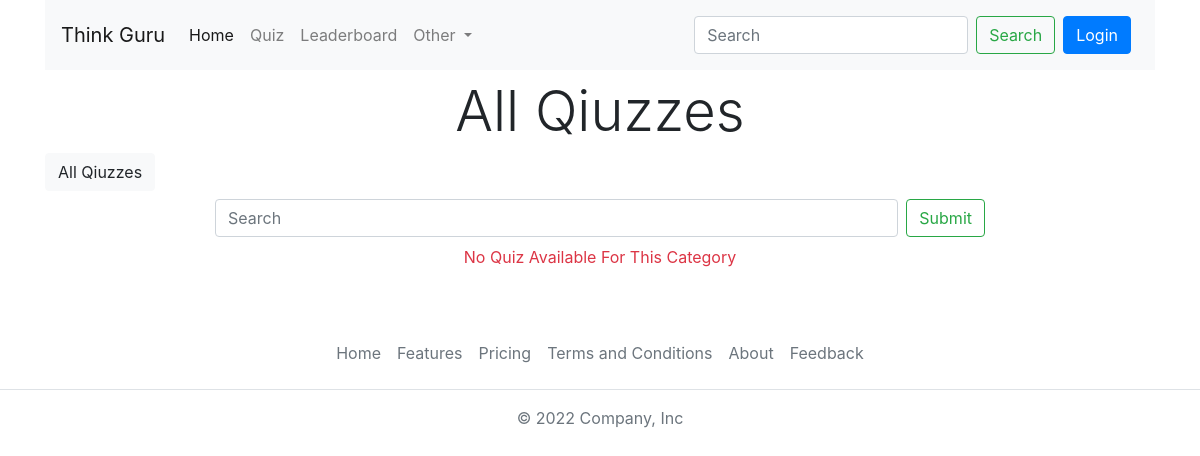
/search-quiz/Coding, run on an earlier commit of the app's database.
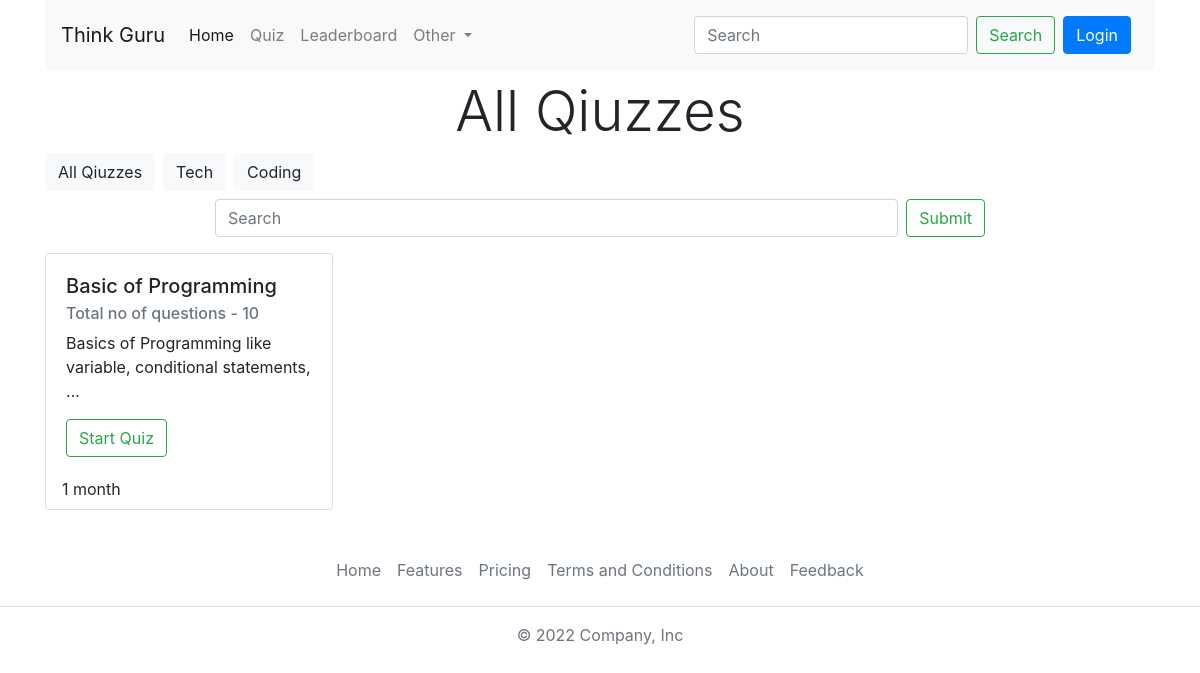
And on a later commit of the database.
### quiz/models.py (models this page shows, shortened)
class Category(models.Model):
  name = models.CharField(max_length=15)
  class Meta:
    verbose_name_plural = 'Categories'

class Quiz(models.Model):
  title = models.CharField(max_length=255)
  description = models.TextField()
  category = models.ForeignKey(Category,on_delete=models.CASCADE)
  quizfile = models.FileField(upload_to='quiz/')
  created_at = models.DateTimeField(auto_now_add=True)
  updated_at = models.DateTimeField(auto_now=True)
  class Meta:
    verbose_name_plural = 'Quizzes'

### quiz/views.py (the view)
# urls.py: path('search-quiz/<str:category>',search_quiz,name="searchQuiz"),
def search_quiz(request, category):
    user_model = User.objects.get(username=request.user.username)
    profile_model = Profile.objects.get(user=user_model)
    if category != "":
        quizzes = Quiz.objects.filter(category__name=category)
        print(category)
    elif request.method == "GET" and 'q' in request.GET:
        q = request.GET.get('q')
        print("get")
        quizzes = Quiz.objects.filter(Q(title__icontains=q) | Q(description__icontains=q)).distinct()
        print(quizzes)
    else:
        quizzes = Quiz.objects.order_by("-created_at")
    quizCategory = Category.objects.all()
    context = {'login_user': user_model, 'login_profile': profile_model, 'quizzes': quizzes, 'categories': quizCategory}
    return render(request, 'all-quiz.html', context)

### templates/all-quiz.html (shortened to what this page needs)
{% extends "index.html" %}
{% block content %}
<h1 class="display-4 text-center my-2">All Qiuzzes</h1>
 <div class="d-flex container">
  <a href="" class = "btn btn-light mr-2">All Qiuzzes</a>
  {% for category in categories %}
  <a href="{% url 'searchQuiz' category.name %}" class = "btn btn-light mr-2">{{category.name}}</a>
  {% endfor %}
</div>
 <form class="container d-flex text-center mt-2 col-md-6 col-lg-8" method="get" action="{% url 'searchBySearchBar' %}">
  <input class="form-control mr-sm-2" type="search" placeholder="Search" aria-label="Search" name="q">
  <input class="btn btn-outline-success" type="submit">
</form>
<div class="container">
  <div class="row">
    {% if quizzes|length > 0 %}
    {% for quiz in quizzes %}
    <div class="col-lg-4 col-sm-12 col-md-6 mt-3">
      <div class="card" style="width: 18rem;">
        <div class="card-body">
          <h5 class="card-title">{{quiz.title}}</h5>
          <h6 class="card-subtitle mb-2 text-muted">Total no of questions - 10</h6>
          <p class="card-text">{{quiz.description|truncatewords:7}}</p>
          <a href="{% url 'quizPage' quiz.id %}" class="btn btn-outline-success">Start Quiz</a>
        </div>
        <div class="mb-2 ml-3">
          {{quiz.created_at|timesince}}
        </div>
      </div>
    </div>
    {% endfor %}
    {% else %}
    <div class="col-sm-12 col-lg-12 col-md-12 my-2">
      <p class="text-center text-danger fs-5">No Quiz Available For This Category</p>
    </div>
    {% endif %}
  </div>
</div>
{% endblock %}

What changed in the data, as far as the page shows it:
added Category: name "Tech"
added Category: name "Coding"
added Quiz: title "Basic of Programming", description "Basics of Programming like variable, conditional statements, …", created_at "1 month"
Also different on the page:
text no longer shown: "No Quiz Available For This Category"
